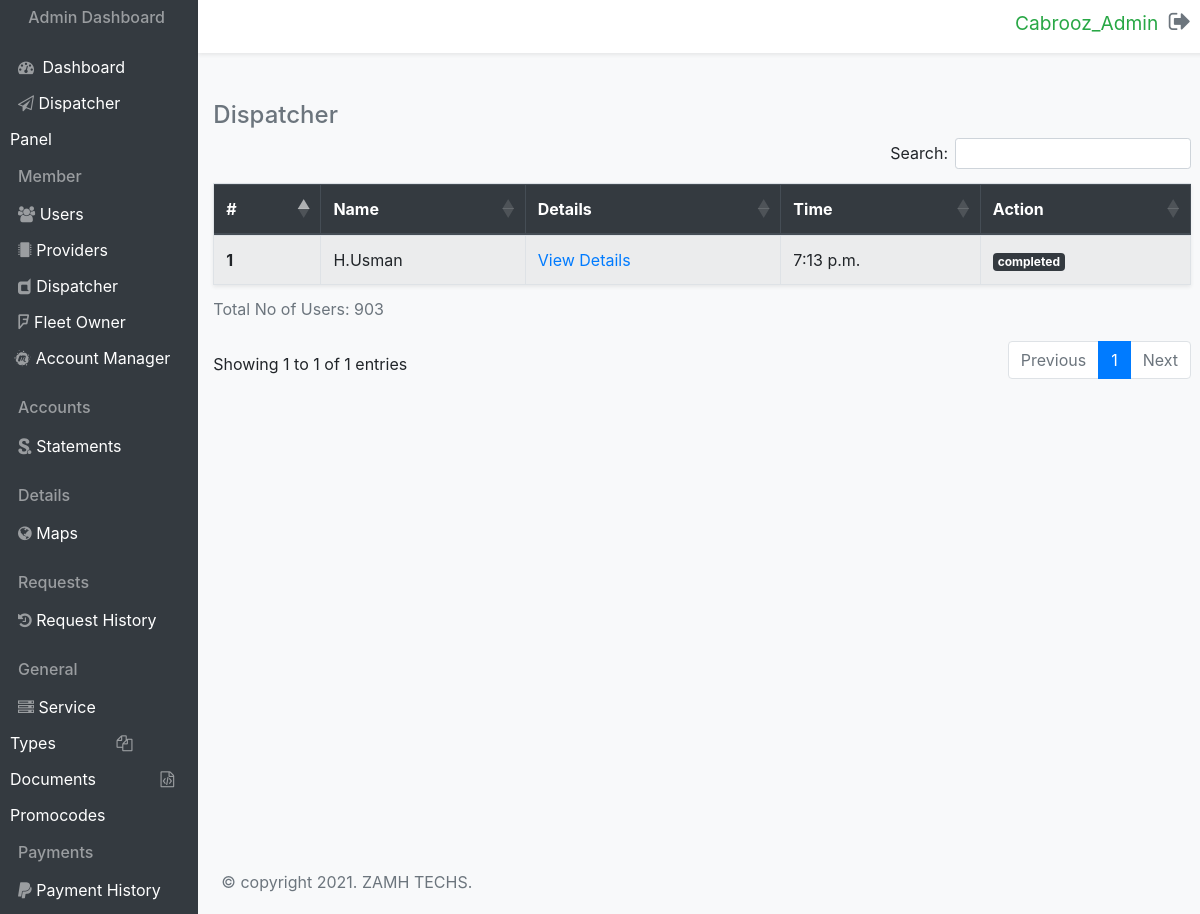
The app's page /dispatcher/ (signed in) with its own data.
### cabroozadmin/models.py (models this page shows, shortened)
class Dispatcher(models.Model):
    user = models.ForeignKey(User, on_delete=models.SET_NULL, null=True)
    dispatchername = models.CharField(max_length=255, null=True, blank=True)
    time = models.TimeField(auto_now_add=True)
    action = models.CharField(max_length=65, null=True, blank=True)

### cabroozadmin/views.py (the view)
# urls.py: path('dispatcher/', views.dispatchers, name="dispatcher"),
@login_required
def dispatchers(request):
    dispatch = Dispatcher.objects.all()
    return render(request, 'cabroozadmin/dispatcher.html', {"dispatch":dispatch} )

### cabroozadmin/templates/cabroozadmin/dispatcher.html (shortened to what this page needs)
{% load static %}
<!DOCTYPE html>
<html lang="en">
<head>
    <link rel="stylesheet" href="https://stackpath.bootstrapcdn.com/bootstrap/4.5.2/css/bootstrap.min.css">
    <link rel="stylesheet" href="https://stackpath.bootstrapcdn.com/bootstrap/4.5.2/css/bootstrap.min.css">
    <link rel="stylesheet" href="https://cdnjs.cloudflare.com/ajax/libs/twitter-bootstrap/4.5.2/css/bootstrap.css">
    <link rel="stylesheet" href="https://cdn.datatables.net/1.10.25/css/dataTables.bootstrap4.min.css">
    <link rel="stylesheet" href="https://cdn.datatables.net/responsive/2.2.9/css/responsive.bootstrap4.min.css">
    <link rel="stylesheet" href="https://stackpath.bootstrapcdn.com/font-awesome/4.7.0/css/font-awesome.min.css">
    <link rel="stylesheet" href="https://stackpath.bootstrapcdn.com/font-awesome/4.7.0/css/font-awesome.min.css">
    <link rel="stylesheet" href={% static 'css/style.css' %}>
</head>
<body class="bg-light">
    <section>
        <div class="row">
            <div class="col-md-2 bg-dark txt_mbl-cntr">
                <h6 class="mb-3 text-white-50 text-center mt-2">Admin Dashboard</h6>
                <a href={% url 'Home' %} class="side_hvr">
                    <span class="my-4">
                        <i class="fa fa-dashboard text-white-50 mr-1 my-3 ml-2"></i>
                        <span class="text-white mr-5">Dashboard</span>
                    </span>
                </a>
                <a href={% url 'Home' %} class="side_hvr">
                    <span class="my-4">
                        <i class="fa fa-send-o text-white-50 mb-3 ml-2"></i>
                        <span class="text-white mr-4">Dispatcher Panel</span>
                    </span>
                </a>
                <h6 class="mb-3 text-white-50 ml-2 mt-3">Member</h6>
                <a href={% url 'users' %} class="side_hvr">
                    <span class="my-4">
                        <i class="fa fa-users text-white-50 mb-3 ml-2"></i>
                        <span class="text-white mr-5 pr-5">Users</span>
                    </span>
                </a>
                <a href={% url 'providers' %} class="side_hvr">
                    <span class="my-4">
                        <i class="fa fa-microchip text-white-50 mb-3 ml-2"></i>
                        <span class="text-white mr-5 pr-4">Providers</span>
                    </span>
                </a>
                <a href={% url 'dispatcher' %} class="side_hvr">
                    <span class="my-4">
                        <i class="fa fa-dashcube text-white-50 mb-3 ml-2"></i>
                        <span class="text-white mr-5 pr-3">Dispatcher</span>
                    </span>
                </a>
                <a href={% url 'fleetowner' %} class="side_hvr">
                    <span class="my-4">
                        <i class="fa fa-foursquare text-white-50 mb-3 ml-2"></i>
                        <span class="text-white mr-5 pr-1">Fleet Owner</span>
                    </span>
                </a>
                <a href={% url 'Home' %} class="side_hvr">
                    <span class="my-4">
                        <i class="fa fa-meetup text-white-50 mb-3 ml-1"></i>
                        <span class="text-white">Account Manager</span>
                    </span>
                </a>
                <h6 class="mb-3 text-white-50 ml-2 mt-3">Accounts</h6>
                <a href={% url 'statements' %} class="side_hvr">
                    <span class="my-4">
                        <i class="fa fa-scribd text-white-50 mb-3 ml-2"></i>
                        <span class="text-white mr-3">Statements</span>
                    </span>
                </a>
                <h6 class="mb-3 text-white-50 ml-2 mt-3">Details</h6>
                <a href={% url 'maps' %} class="side_hvr">
                    <span class="my-4">
                        <i class="fa fa-globe text-white-50 mb-3 ml-2"></i>
                        <span class="text-white mr-5 pr-5">Maps</span>
                    </span>
                </a>
                <h6 class="mb-3 text-white-50 ml-2 mt-3">Requests</h6>
                <a href={% url 'reqhistory' %} class="side_hvr">
                    <span class="my-4">
                        <i class="fa fa-history text-white-50 mb-3 ml-2"></i>
                        <span class="text-white mr-4">Request History</span>
                    </span>
                </a>
                <h6 class="mb-3 text-white-50 ml-2 mt-3">General</h6>
                <a href={% url 'servicetype' %} class="side_hvr">
                    <span class="my-4">
                        <i class="fa fa-server text-white-50 mb-3 ml-2"></i>
                        <span class="text-white mr-5">Service Types</span>
                    </span>
                </a>
                <a href={% url 'documents' %} class="side_hvr">
                    <span class="my-4">
                        <i class="fa fa-files-o text-white-50 mb-3 ml-2"></i>
                        <span class="text-white mr-5 pr-1">Documents</span>
                    </span>
                </a>
                <a href={% url 'promocodes' %} class="side_hvr">
                    <span class="my-4">
                        <i class="fa fa-file-code-o text-white-50 mb-3 ml-2"></i>
                        <span class="text-white">Promocodes</span>
                    </span>
                </a>
                <h6 class="mb-3 text-white-50 ml-2 mt-3">Payments</h6>
                <a href={% url 'Home' %} class="side_hvr">
                    <span class="my-4">
                        <i class="fa fa-paypal text-white-50 mb-3 ml-2"></i>
                        <span class="text-white">Payment History</span>
                    </span>
                </a>
            </div>
            <div class="col-md-10">
                <div class="row bg-white shadow-sm">
                    <span class="ml-auto p-2 mr-3 h4">
                        <a href={% url 'Login' %} class="undrline">
                            <small class="text-success mr-1">{{user.username}}</small>
                            <i class="fa fa-sign-out text-muted"></i>
                        </a>
                    </span>
                </div>
                <div class="row">
                    <div class="container pr-4 mt-4">
                        <h4 class="text-left text-muted mb-2 mt-4"> Dispatcher </h4>
                        <table id="example" class="table table-hover table-striped mb-5 shadow-sm border-bottom table-bordered">
                            <small><caption>Total No of Users: <span> 903</span></caption></small>
                            <thead class="thead-dark">
                              <tr>
                                <th scope="col">#</th>
                                <th scope="col">Name</th>
                                <th scope="col">Details</th>
                                <th scope="col">Time</th>
                                <th scope="col">Action</th>
                              </tr>
                            </thead>
                            <tbody>
                                {% for data in dispatch %}
                              <tr>
                                <th scope="row">{{data.id}}</th>
                                <td>{{data.dispatchername}}</td>
                                <td><a href="#">View Details</a></td>
                                <td>{{data.time}}</td>
                                <td><span class="badge badge-dark">{{data.action}}</span></td>
                              </tr>
                              {% endfor %}
                            </tbody>
                          </table>
                    </div>
                </div>
                <footer class="mt-5 w-100 pt-2" style="position: absolute; bottom: 0;">
                    <p class="text-muted pt-2 px-2 pb-1">&copy; copyright 2021. ZAMH TECHS.</p>
                </footer>
            </div>
        </div>
    </section>
</body>
</html>

### cabroozadmin/static/css/style.css (style rules this page uses)
.undrline { text-decoration: none; }

### cabroozadmin/templates/cabroozadmin/dispatcher.html (style rules this page uses)
body { overflow-x: hidden; margin-left: 10px; }

### records on screen
Dispatcher: id "1", dispatchername "H.Usman", time "7:13 p.m.", action "completed"

### other values on screen
{{ user.username }} "Cabrooz_Admin"
